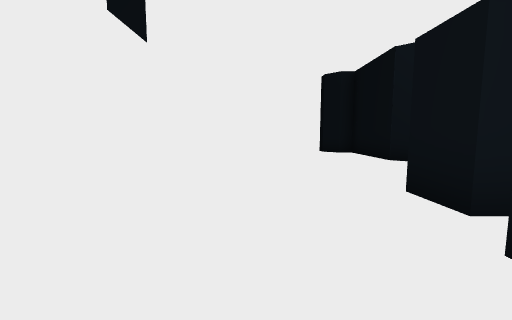
[1] (above)

17 first-person views from a walk through a 3-D level made in the Unity game engine. The camera is 1.5 m above the floor, tilts 6° down and sees 90° across. The floor is counted in squares, 2 m on a side. Each view is taken from the middle of a square. On the plan, view 1 faces up. The plan holds only what a view shows up to about 9 squares ahead; the rest is blank. The place goes on beyond the plan. The player is left out.

[2]
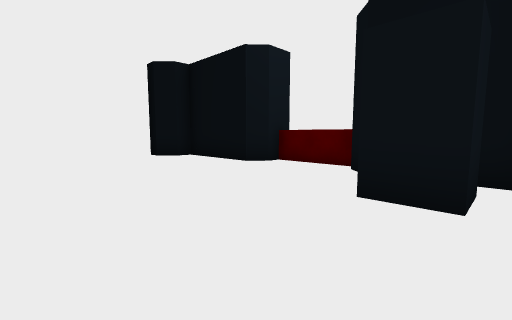

[3]
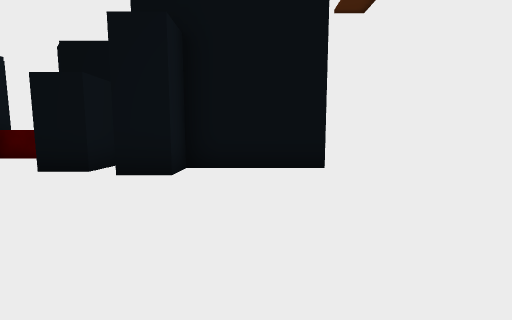

[4]
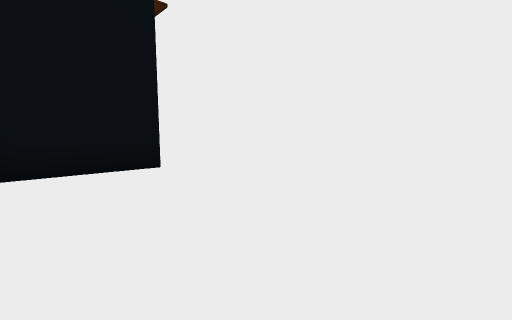

[5]
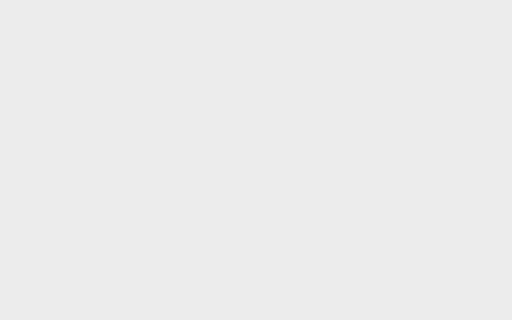

[6]
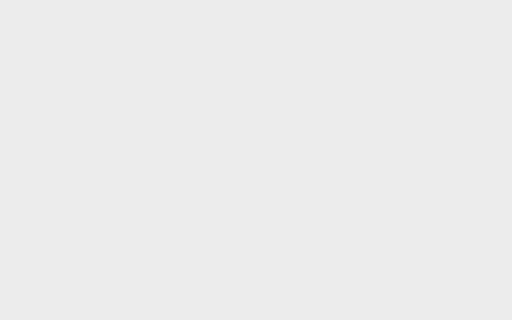

[7]
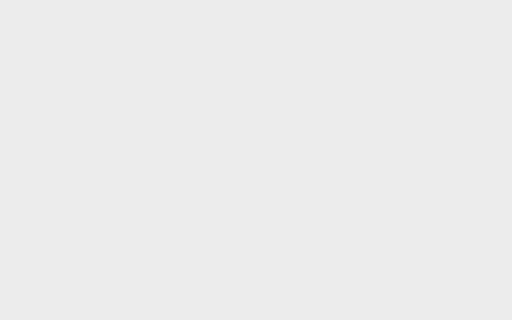

[8]
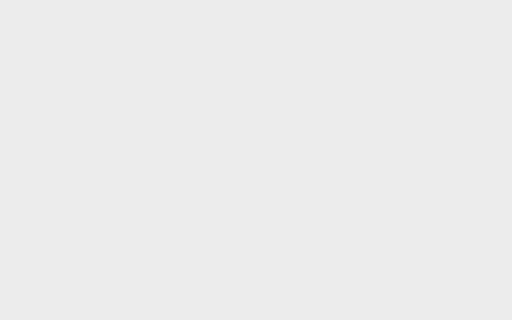

[9]
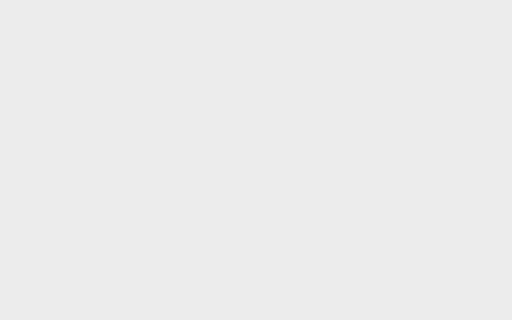

[10]
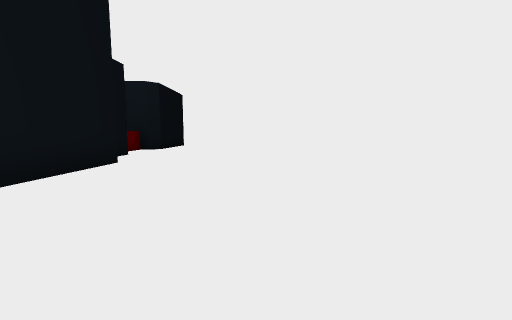

[11]
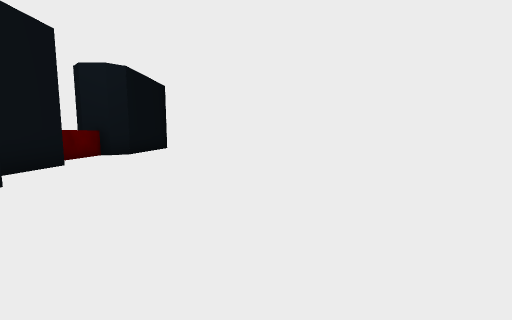

[12]
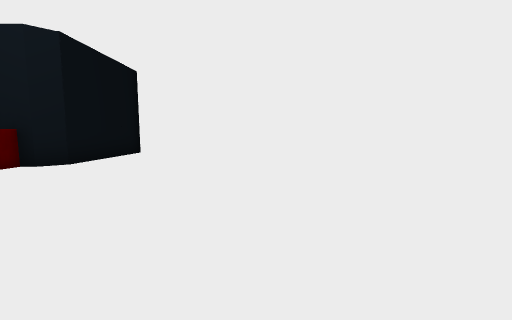

[13]
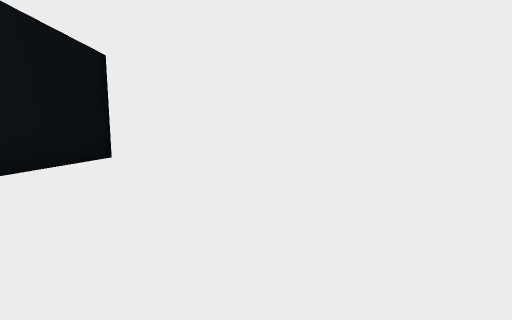

[14]
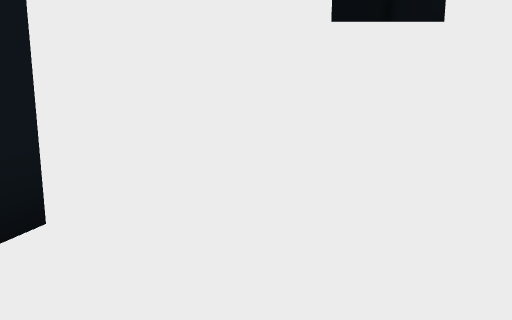

[15]
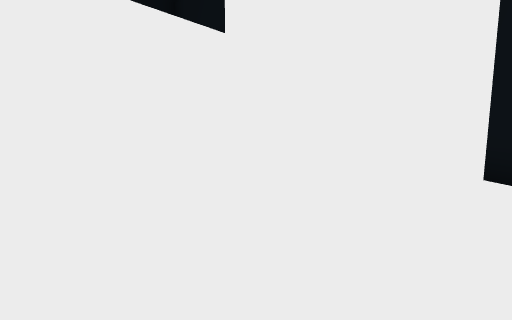

[16]
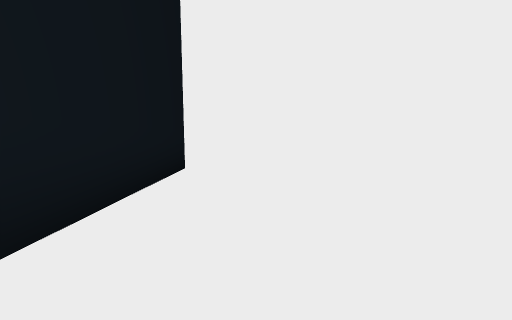

[17]
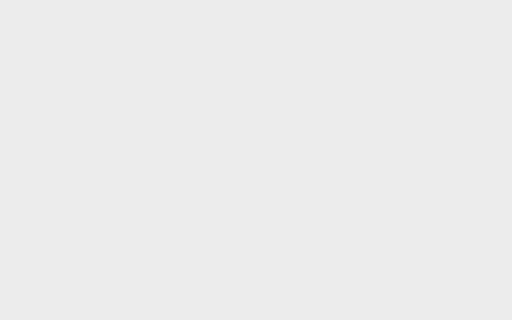

### Floor plan
Points are (right, up) in squares from view 1. A wall is a line through its corners. A room is listed if a view was taken in it or the views show most of it. See-through windows are left out.
Room 1 (views 1, 2, 3, 4, 5, 6, 7, 8, 9, 10, 11, 12, 13, 14, 15, 16, 17)
walls: (6.5, 1.6) (6.5, -1.5); (4.6, 4.5) (4.6, 6.5); (3, 2.3) (1.9, 2.3) (1.9, 3.3) (2.4, 3.3); (6.5, -2.5) (2.5, -2.5) (2.5, 0.5) (1.5, 0.5) (1.5, 1.6); (4.7, 6.5) (4.7, 5); (2.6, 10.9) (-4, 10.9) (-4, -8.3) (15.2, -8.3) (15.2, 10.9) (5.5, 10.9)
ways out: gap at (3, 3)
objects: other object (3, 10) to (4, 11); other object (4, 2) to (5, 3); other object (4, 4) to (5, 4); other object (4, 7) to (5, 7); other object (4, 8) to (5, 9); other object (5, 10) to (5, 11)

Where each view was taken, in squares from view 1:
view 1: 0 up, 0 right, facing up
view 2: 2 up, 1 left, facing up-right
view 3: 1 down, 3 left, facing right
view 4: 0 up, 3 left, facing down-right
view 5: 0 up, 3 left, facing down
view 6: 2 down, 0 right, facing down
view 7: 3 down, 2 right, facing down-right
view 8: 3 down, 7 right, facing down-right
view 9: 5 down, 8 right, facing right
view 10: 5 down, 10 right, facing up
view 11: 2 down, 10 right, facing up
view 12: 1 up, 10 right, facing up
view 13: 3 up, 10 right, facing up
view 14: 5 up, 4 right, facing left
view 15: 5 up, 3 right, facing up-left
view 16: 4 down, 1 right, facing right
view 17: 7 down, 9 right, facing right
